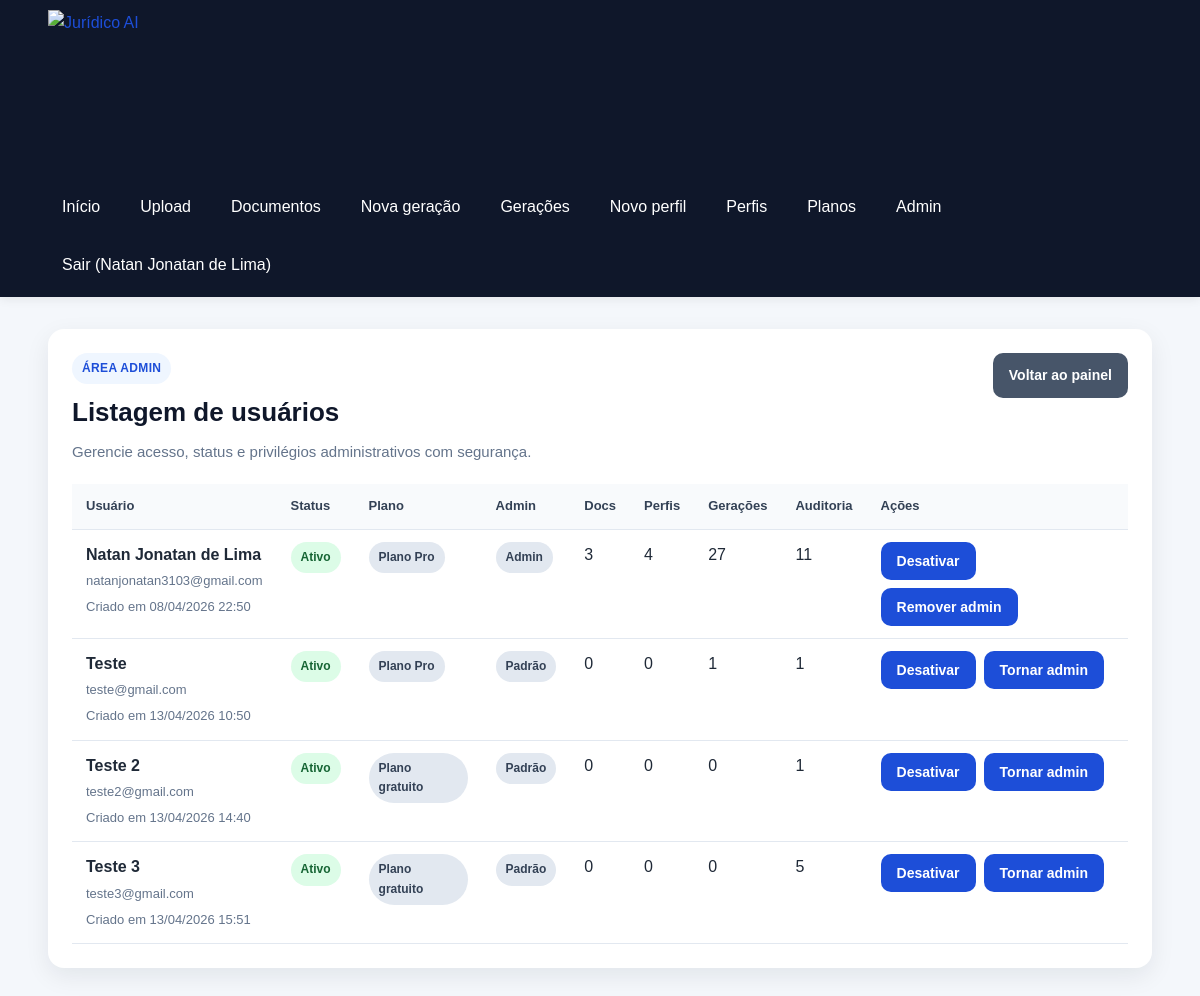
Page /admin/users (signed in) on the committed database.
### app/models/user.py (models this page shows, shortened)
class User(Base):
    __tablename__ = "users"
    id = Column(Integer, primary_key=True, index=True)
    full_name = Column(String(150), nullable=False)
    email = Column(String(255), nullable=False, unique=True, index=True)
    password_hash = Column(String(255), nullable=False)
    is_active = Column(Boolean, default=True, nullable=False)
    is_admin = Column(Boolean, default=False, nullable=False)
    plan_slug = Column(String(50), default="free", nullable=False, index=True)
    created_at = Column(DateTime, default=agora_brasil, nullable=False, index=True)
    updated_at = Column(DateTime, default=agora_brasil, onupdate=agora_brasil, nullable=False)

### app/routers/admin.py (the view)
@router.get("/users")
def admin_users(
    request: Request,
    db: Session = Depends(get_db),
):
    usuarios = listar_usuarios_admin(db)
    return templates.TemplateResponse(
        "admin_users.html",
        {
            "request": request,
            "title": "Usuários do sistema",
            "usuarios": usuarios,
            "sucesso": request.query_params.get("sucesso"),
            "erro": request.query_params.get("erro"),
        },
    )

### app/templates/admin_users.html (shortened to what this page needs)
{% extends "base.html" %}
{% block content %}
<section class="card">
    <div class="cabecalho-pagina">
        <div>
            <span class="etiqueta-secao">Área admin</span>
            <h2>Listagem de usuários</h2>
            <p class="texto-suave">Gerencie acesso, status e privilégios administrativos com segurança.</p>
        </div>
        <div class="acoes-topo">
            <a class="botao botao-secundario" href="/admin">Voltar ao painel</a>
        </div>
    </div>
    <div class="admin-table-wrapper">
        <table class="tabela-admin">
            <thead>
                <tr>
                    <th>Usuário</th>
                    <th>Status</th>
                    <th>Plano</th>
                    <th>Admin</th>
                    <th>Docs</th>
                    <th>Perfis</th>
                    <th>Gerações</th>
                    <th>Auditoria</th>
                    <th>Ações</th>
                </tr>
            </thead>
            <tbody>
                {% for usuario in usuarios %}
                    <tr>
                        <td>
                            <strong>{{ usuario.full_name }}</strong><br>
                            <span class="texto-pequeno">{{ usuario.email }}</span><br>
                            <span class="texto-pequeno">Criado em {{ usuario.created_at.strftime("%d/%m/%Y %H:%M") if usuario.created_at else "-" }}</span>
                        </td>
                        <td>
                            {% if usuario.is_active %}
                                <span class="badge badge-sucesso">Ativo</span>
                            {% else %}
                                <span class="badge badge-erro">Inativo</span>
                            {% endif %}
                        </td>
                        <td>
                            <span class="badge badge-neutro">
                                {{ usuario.plan_name }}
                            </span>
                        </td>
                        <td>
                            {% if usuario.is_admin %}
                                <span class="badge badge-neutro">Admin</span>
                            {% else %}
                                <span class="badge badge-neutro">Padrão</span>
                            {% endif %}
                        </td>
                        <td>{{ usuario.documentos }}</td>
                        <td>{{ usuario.perfis }}</td>
                        <td>{{ usuario.geracoes }}</td>
                        <td>{{ usuario.auditorias }}</td>
                        <td>
                            <div class="admin-acoes-linha">
                                <form method="post" action="/admin/users/{{ usuario.id }}/toggle-active" data-confirm-action data-confirm-title="Alterar status do usuário" data-confirm-message="Confirme a alteração de status desta conta.">
                                    <button type="submit" class="botao botao-secundario">
                                        {% if usuario.is_active %}Desativar{% else %}Ativar{% endif %}
                                    </button>
                                </form>
                                <form method="post" action="/admin/users/{{ usuario.id }}/toggle-admin" data-confirm-action data-confirm-title="Alterar privilégio admin" data-confirm-message="Confirme a alteração do privilégio administrativo desta conta.">
                                    <button type="submit" class="botao">
                                        {% if usuario.is_admin %}Remover admin{% else %}Tornar admin{% endif %}
                                    </button>
                                </form>
                            </div>
                        </td>
                    </tr>
                {% endfor %}
            </tbody>
        </table>
    </div>
</section>
{% endblock %}

### app/templates/base.html (shortened to what this page needs)
<!DOCTYPE html>
<html lang="pt-BR">
<head>
    <link rel="stylesheet" href="{{ url_for('static', path='css/style.css') }}?v=7.8">
</head>
<body>
    <header class="topo">
        <div class="container topo-conteudo">
            <a href="/" class="marca-link" aria-label="Ir para a página inicial do Jurídico AI">
                <img
                    src="{{ url_for('static', path='img/logo-juridico-ai-sem-fundo.png') }}"
                    alt="Jurídico AI"
                    class="logo-juridico"
                >
            </a>
            <nav class="menu">
                <a href="/">Início</a>
                <a href="/documents/upload">Upload</a>
                <a href="/documents">Documentos</a>
                <a href="/generations/create">Nova geração</a>
                <a href="/generations">Gerações</a>
                <a href="/writing-profiles/create">Novo perfil</a>
                <a href="/writing-profiles">Perfis</a>
                <a href="/plans">Planos</a>
                {% if request.session.get("is_admin") %}
                <a href="/admin">Admin</a>
                {% endif %}
                {% if request.session.get("user_id") %}
                <form method="post" action="/auth/logout" class="menu-logout-form">
                    <button type="submit" class="menu-logout-button">
                        Sair{% if request.session.get("user_name") %} ({{ request.session.get("user_name") }}){% endif %}
                    </button>
                </form>
                {% endif %}
            </nav>
        </div>
    </header>
    <main class="container pagina-conteudo">
        {% block content %}{% endblock %}
    </main>
</body>
</html>

### app/static/css/style.css (style rules this page uses)
* { margin: 0; padding: 0; box-sizing: border-box; }
body { font-family: Arial, Helvetica, sans-serif; background: #f4f7fb; color: #1f2937; line-height: 1.6; }
a { color: #1d4ed8; text-decoration: none; }
.container { width: min(1180px, 92%); margin: 0 auto; }
.topo { background: #0f172a; color: #ffffff; padding: 10px 0; box-shadow: 0 2px 10px rgba(0, 0, 0, 0.08); }
.topo-conteudo { display: flex; justify-content: space-between; align-items: center; gap: 24px; flex-wrap: wrap; }
.marca-link { display: flex; align-items: center; text-decoration: none; flex-shrink: 0; }
.logo-juridico { display: block; height: 150px; width: auto; max-width: 100%; }
.menu { display: flex; gap: 12px; flex-wrap: wrap; }
.menu a { color: #ffffff; padding: 10px 14px; border-radius: 8px; transition: background 0.2s ease; }
.menu-logout-form { margin: 0; }
.menu-logout-button { border: 0; background: transparent; color: #ffffff; padding: 10px 14px; border-radius: 8px; cursor: pointer; font: inherit; transition: background 0.2s ease; }
.pagina-conteudo { padding: 32px 0; }
.card { background: #ffffff; border-radius: 16px; padding: 24px; box-shadow: 0 8px 24px rgba(15, 23, 42, 0.08); margin-bottom: 24px; }
.cabecalho-pagina { display: flex; justify-content: space-between; align-items: flex-start; gap: 16px; flex-wrap: wrap; margin-bottom: 20px; }
.cabecalho-pagina h2 { font-size: 26px; color: #0f172a; margin-bottom: 6px; }
.etiqueta-secao { display: inline-block; margin-bottom: 8px; padding: 6px 10px; border-radius: 999px; background: #eff6ff; color: #1d4ed8; font-size: 12px; font-weight: 700; letter-spacing: 0.03em; text-transform: uppercase; }
.texto-suave { color: #64748b; font-size: 15px; }
.texto-pequeno { color: #64748b; font-size: 13px; margin-top: 4px; }
.acoes-topo { display: flex; gap: 10px; flex-wrap: wrap; }
.botao, button.botao { display: inline-flex; align-items: center; justify-content: center; background: #1d4ed8; color: #ffffff; border: none; border-radius: 10px; padding: 11px 16px; font-size: 14px; font-weight: bold; cursor: pointer; transition: background 0.2s ease, transform 0.2s ease, opacity 0.2s ease; }
.botao-secundario { background: #475569; }
.admin-table-wrapper { overflow-x: auto; }
.tabela-admin { width: 100%; border-collapse: collapse; }
.tabela-admin th, .tabela-admin td { text-align: left; padding: 12px 14px; border-bottom: 1px solid #e2e8f0; vertical-align: top; }
.tabela-admin th { background: #f8fafc; color: #334155; font-size: 13px; }
.admin-acoes-linha { display: flex; flex-wrap: wrap; gap: 8px; }
.admin-acoes-linha form { display: block; }
form { display: flex; flex-direction: column; gap: 14px; }
.badge { display: inline-flex; align-items: center; justify-content: center; padding: 6px 10px; border-radius: 999px; font-size: 12px; font-weight: bold; }
.badge-sucesso { background: #dcfce7; color: #166534; }
.badge-neutro { background: #e2e8f0; color: #334155; }
.botao, button.botao, .botao-perigo { gap: 8px; }

### rows in the picture
User: session.get "Natan Jonatan de Lima", full_name "Natan Jonatan de Lima", email "natanjonatan3103@gmail.com", created_at "08/04/2026 22:50", plan_name "Plano Pro", shows "Admin", documentos "3", perfis "4", geracoes "27", auditorias "11", shows "Remover admin"
User: full_name "Teste", email "teste@gmail.com", created_at "13/04/2026 10:50", plan_name "Plano Pro", shows "Padrão", documentos "0", perfis "0", geracoes "1", auditorias "1", shows "Tornar admin"
User: full_name "Teste 2", email "teste2@gmail.com", created_at "13/04/2026 14:40", plan_name "Plano gratuito", shows "Padrão", documentos "0", perfis "0", geracoes "0", auditorias "1", shows "Tornar admin"
User: full_name "Teste 3", email "teste3@gmail.com", created_at "13/04/2026 15:51", plan_name "Plano gratuito", shows "Padrão", documentos "0", perfis "0", geracoes "0", auditorias "5", shows "Tornar admin"
